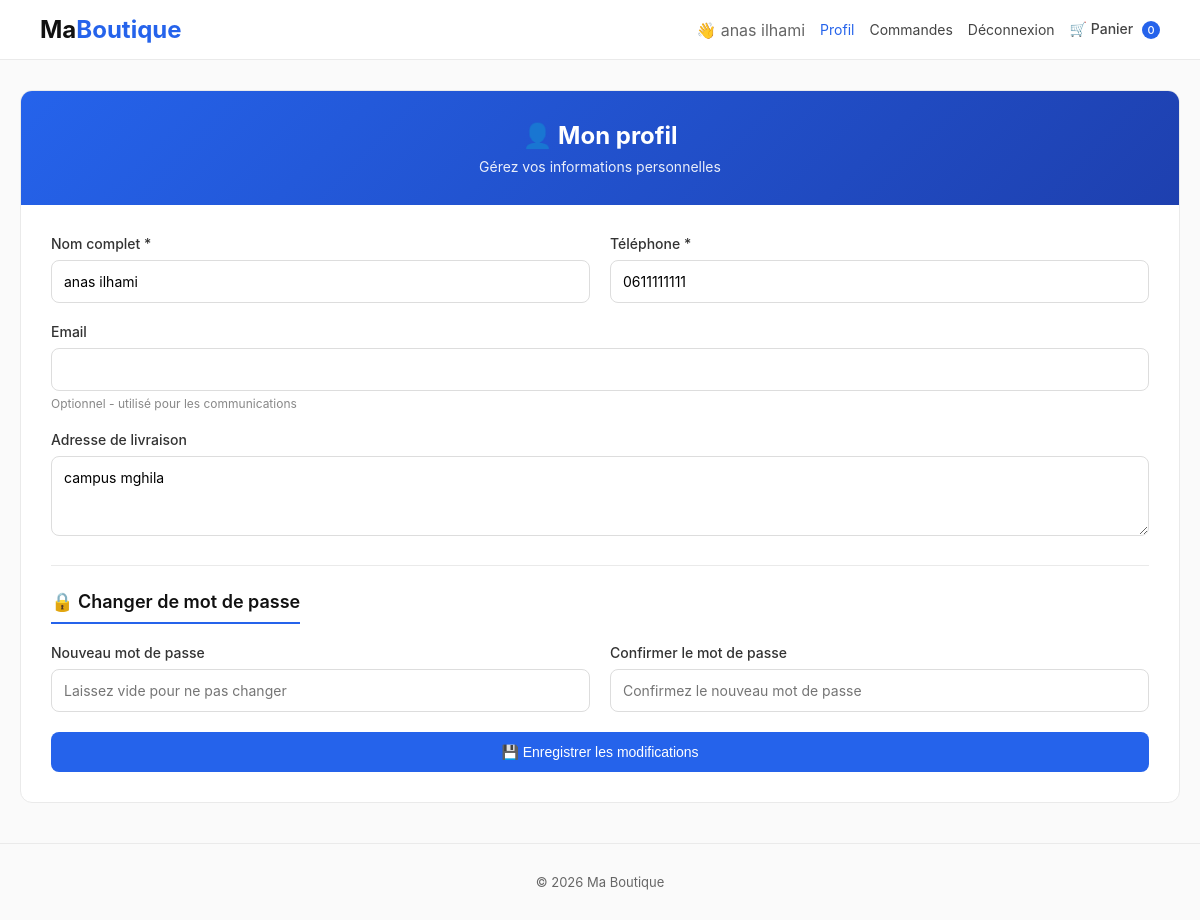
The page /profil.php (signed in) on the database as committed earlier.
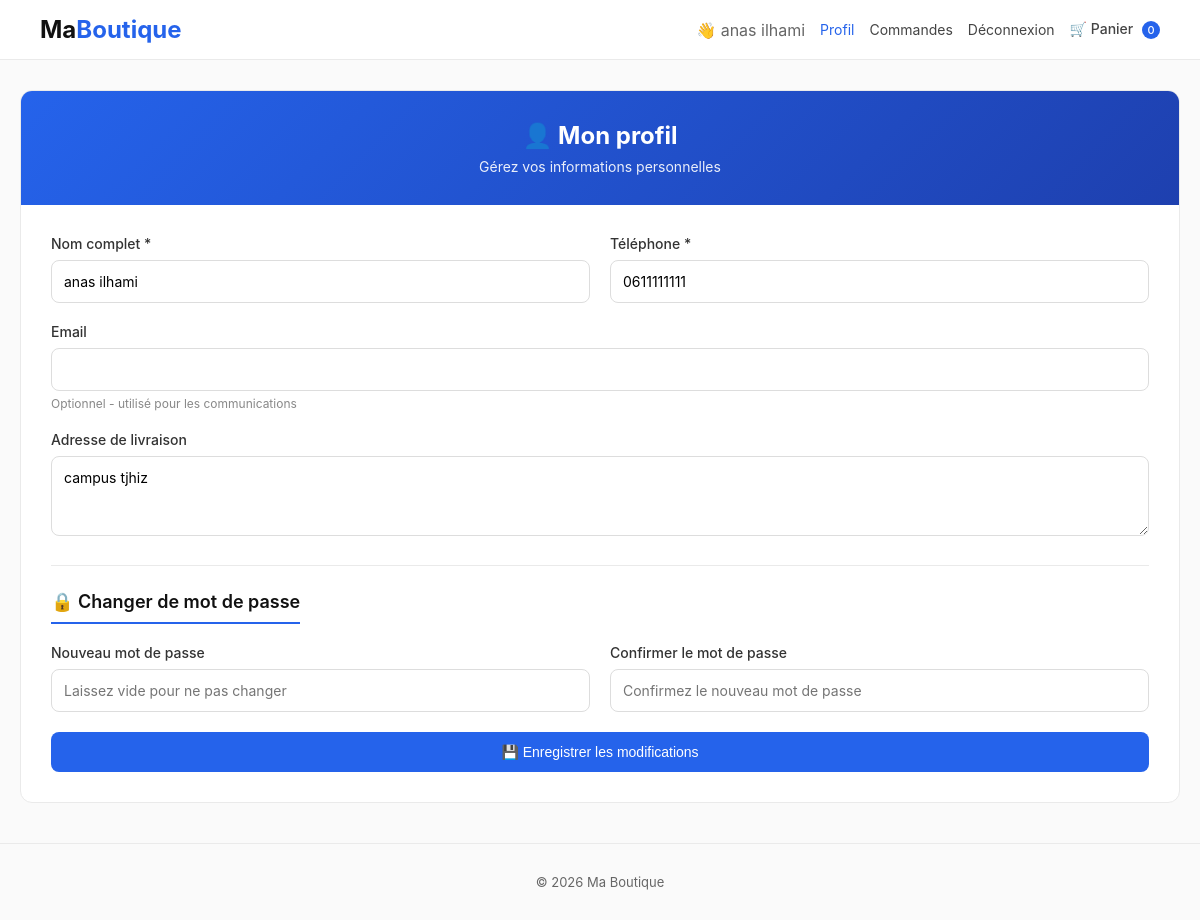
The same page on the database as committed later.
### tables this page shows
CREATE TABLE `utilisateur` (
  `id_utilisateur` int(11) NOT NULL,
  `telephone` varchar(20) NOT NULL,
  `email` varchar(255) DEFAULT NULL,
  `nom` varchar(100) NOT NULL,
  `adresse` text DEFAULT NULL,
  `password` varchar(255) NOT NULL,
  `role_id` int(11) NOT NULL,
  `date_creation` datetime DEFAULT current_timestamp(),
  `date_inscription` datetime DEFAULT current_timestamp()
);

### profil.php (the view, shortened to what this page needs)
<?php
$database = new Database();
$db = $database->getConnection();
$query = "SELECT id_utilisateur, nom, telephone, email, adresse, date_inscription
          FROM utilisateur
          WHERE id_utilisateur = :id";
$stmt = $db->prepare($query);
$stmt->bindParam(':id', $_SESSION['client_id']);
$stmt->execute();
$client = $stmt->fetch(PDO::FETCH_ASSOC);
?>
<!DOCTYPE html>
<html lang="fr">
<head>
</head>
<body>
    <div class="header">
        <div class="container">
            <div class="header-inner">
                <div class="logo">
                    <a href="index.php">Ma<span>Boutique</span></a>
                </div>
                <div class="user-links">
                    <span style="color:#666;">👋 <?php echo htmlspecialchars($_SESSION['client_nom']); ?></span>
                    <a href="profil.php" style="color:#2563eb;">Profil</a>
                    <a href="mes_commandes.php">Commandes</a>
                    <a href="logout_client.php" onclick="return confirm('Déconnexion ?')">Déconnexion</a>
                    <a href="panier.php" class="cart">
                        🛒 Panier
                        <span class="cart-count"><?php echo isset($_SESSION['panier']) ? array_sum($_SESSION['panier']) : 0; ?></span>
                    </a>
                </div>
            </div>
        </div>
    </div>
    <div class="container">
        <div class="profile-section">
            <div class="profile-header">
                <h2>👤 Mon profil</h2>
                <p>Gérez vos informations personnelles</p>
            </div>
            <div class="profile-body">
                <form method="POST" action="">
                    <div class="form-row">
                        <div class="form-group">
                            <label>Nom complet *</label>
                            <input type="text" name="nom" value="<?php echo htmlspecialchars($client['nom']); ?>" required>
                        </div>
                        <div class="form-group">
                            <label>Téléphone *</label>
                            <input type="tel" name="telephone" value="<?php echo htmlspecialchars($client['telephone']); ?>" required>
                        </div>
                    </div>
                    <div class="form-group">
                        <label>Email</label>
                        <input type="email" name="email" value="<?php echo htmlspecialchars($client['email'] ?? ''); ?>">
                        <div class="info-text">Optionnel - utilisé pour les communications</div>
                    </div>
                    <div class="form-group">
                        <label>Adresse de livraison</label>
                        <textarea name="adresse" placeholder="Votre adresse complète"><?php echo htmlspecialchars($client['adresse'] ?? ''); ?></textarea>
                    </div>
                    <div class="divider"></div>
                    <h3 class="section-title">🔒 Changer de mot de passe</h3>
                    <div class="form-row">
                        <div class="form-group">
                            <label>Nouveau mot de passe</label>
                            <input type="password" name="new_password" placeholder="Laissez vide pour ne pas changer">
                        </div>
                        <div class="form-group">
                            <label>Confirmer le mot de passe</label>
                            <input type="password" name="confirm_password" placeholder="Confirmez le nouveau mot de passe">
                        </div>
                    </div>
                    <button type="submit" class="btn-save">💾 Enregistrer les modifications</button>
                </form>
            </div>
        </div>
    </div>
    <div class="footer">
        <p>&copy; <?php echo date('Y'); ?> Ma Boutique</p>
    </div>
</body>
</html>

Rows that differ between the two databases and show on the page:
changed utilisateur "anas ilhami": adresse "campus mghila" → "campus tjhiz"
